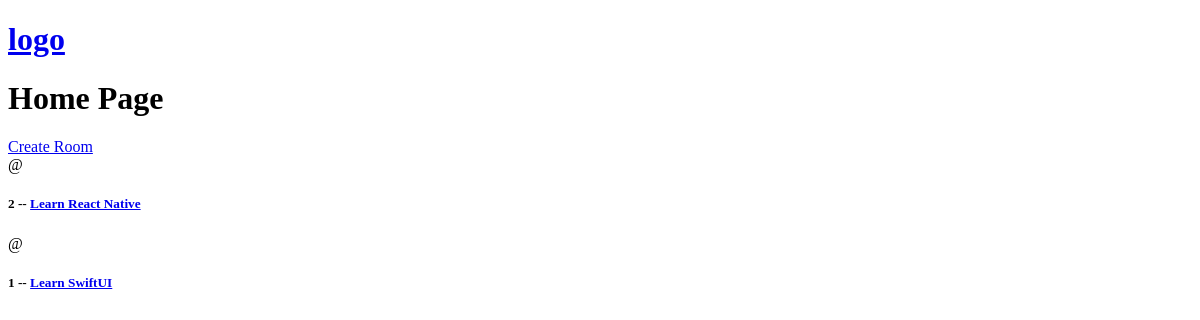
Before: / with the older database file.
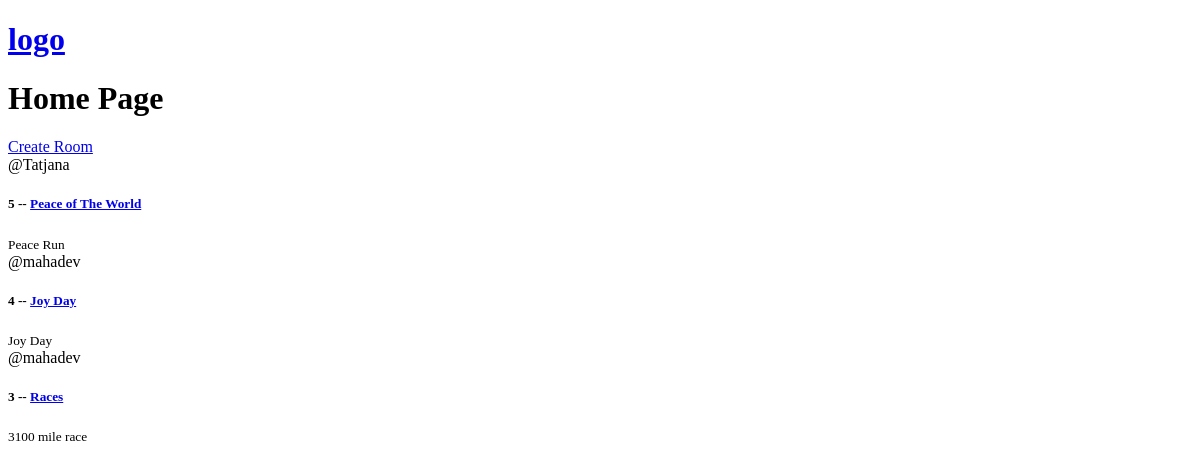
After: the same page with the newer database file.
### base/models.py (models this page shows, shortened)
class Room(models.Model):
    host = models.ForeignKey(User, on_delete=models.CASCADE, null=True)
    topic = models.ForeignKey(Topic, on_delete=models.SET_NULL, null=True)
    name = models.CharField(max_length=200)
    description = models.TextField(null=True, blank=True)
    updated = models.DateTimeField(auto_now=True)
    created = models.DateTimeField(auto_now_add=True)
    class Meta:
        ordering = ['-updated', '-created']

class Topic(models.Model):
    name = models.CharField(max_length=200)
    class Meta:
        ordering = ['name']
        verbose_name_plural = 'Topics'

### base/views.py (the view)
# urls.py: path('', views.home, name='home'),
def home(request):
    rooms = Room.objects.all()
    context = {'rooms': rooms}
    return render(request, 'base/home.html', context)

### base/templates/base/home.html
{% extends 'main.html' %}
{% block content %}
    <h1>Home Page</h1>
    <div>
        <a href="{% url 'create-room' %}">Create Room</a>
        <div>
            {% for room in rooms %}
                <div>
                    <span>@{{ room.host.username }}</span>
                    <h5>{{ room.id }} -- <a href="{% url 'room' room.id %}">{{ room.name }}</a></h5>
                    <small>{{ room.topic.name }}</small>
                </div>
            {% endfor %}
        </div>
    </div>
{% endblock content %}

### templates/main.html (shortened to what this page needs)
<!doctype html>
<html lang="en">
<head>
</head>
<body>
{% include 'navbar.html' %}
{% block content %}
{% endblock %}
</body>
</html>

### templates/navbar.html
<a href="/">
    <h1>logo</h1>
</a>

Changed rows visible on the page:
removed Room: id "2", name "Learn React Native"
removed Room: id "1", name "Learn SwiftUI"
added Room: host.username "Tatjana", id "5", name "Peace of The World", topic.name "Peace Run"
added Room: host.username "mahadev", id "4", name "Joy Day", topic.name "Joy Day"
added Room: host.username "mahadev", id "3", name "Races", topic.name "3100 mile race"
